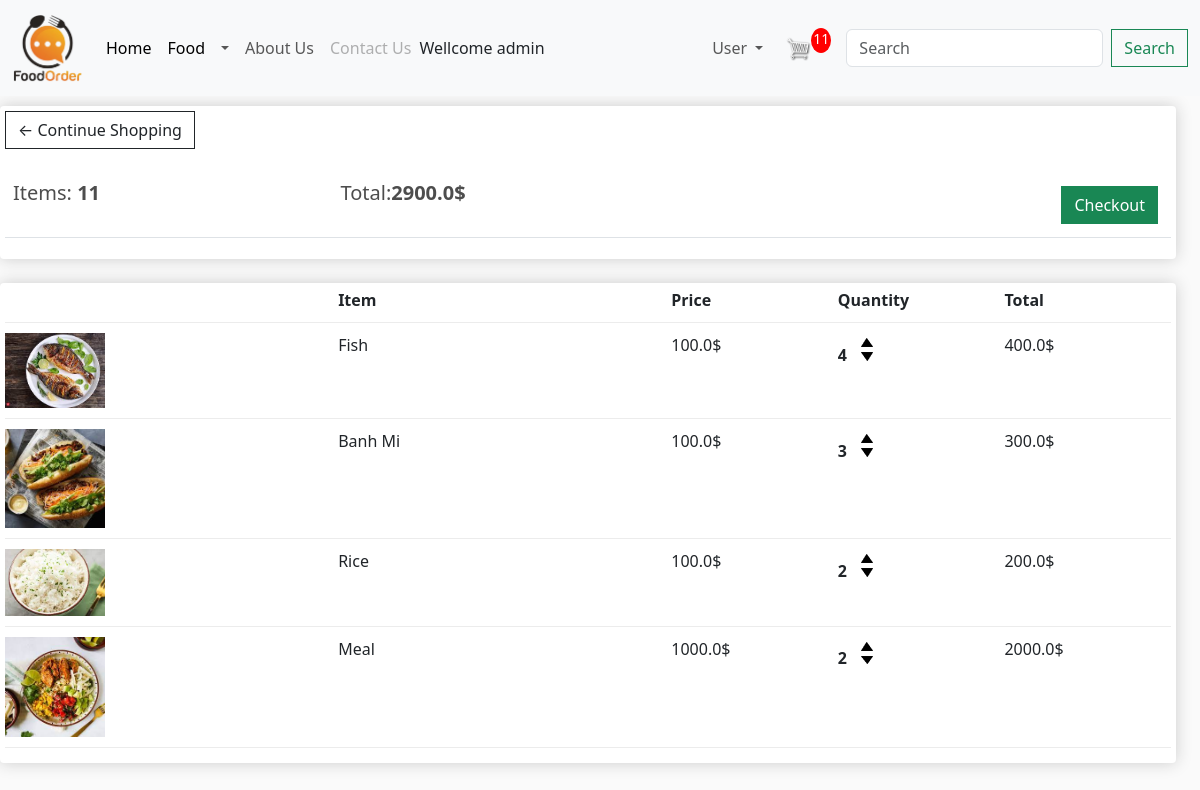
The app's page /cart/ (signed in) with its own data.
### app/models.py (models this page shows, shortened)
class Order(models.Model):
    customer = models.ForeignKey(User,on_delete=models.SET_NULL,blank=True, null=True)
    date_order = models.DateTimeField(auto_now_add=True)
    complete = models.BooleanField(default=False, null=True,blank=False)
    transaction_id = models.CharField(max_length=200, null=True)
    @property
    def get_cart_items(self):
        orderitems = self.orderitem_set.all()
        total = sum([item.quantity for item in orderitems])
        return total
    @property
    def get_cart_total(self):
        orderitems = self.orderitem_set.all()
        total = sum([item.get_total for item in orderitems])
        return total

class OrderItem(models.Model):
    product = models.ForeignKey(Product,on_delete=models.SET_NULL,blank=True, null=True)
    order = models.ForeignKey(Order,on_delete=models.SET_NULL,blank=True, null=True)
    quantity = models.IntegerField(default=0, null=True, blank=True)
    date_added = models. DateTimeField(auto_now_add=True)
    @property
    def get_total(self):
        total = self.product.price * self.quantity
        return total

class Product(models.Model):
    name = models.CharField(max_length=200,null=True)
    price = models. FloatField()
    digital = models.BooleanField(default=False, null=True,blank=False)
    category = models.ManyToManyField(Category, related_name='product')
    image = models.ImageField(null=True, blank=True)
    detail = models.TextField(null=True, blank=True)
    @property
    def ImageURL(self):
        try:
            url = self.image.url
        except:
            url = ''
        return url

### app/views.py (the view)
# urls.py: path('cart/', views.cart, name="cart"),
def cart(request):
    if request.user.is_authenticated:
        customer = request.user
        order, created = Order.objects.get_or_create(customer = customer, complete = False)
        items = order.orderitem_set.all()
        cartItems = order.get_cart_items
        user_not_login = "hidden"
        user_login = "show"
    else:
        items = []
        order = {'get_cart_items':0, 'get_cart_total':0}
        cartItems = order['get_cart_items']
        user_not_login = "show"
        user_login = "hidden"
    categories = Category.objects.filter(is_sub=False)
    context={'items': items, 'order':order, 'cartItems': cartItems, 'user_not_login':user_not_login,'user_login':user_login, 'categories':categories }
    return render(request, 'app/cart.html', context)

### app/templates/app/cart.html
{% extends 'app/base.html' %}
{% load static %}
{% block cart_content %}
<div class="row" style="width:100%;">
	<div class="col-lg-12">
		<div class="box-element">
			<a  class="btn btn-outline-dark" href="{% url 'food' %}">&#x2190; Continue Shopping</a>
			<br>
			<br>
			<table class="table">
				<tr>
					<th><h5>Items: <strong>{{order.get_cart_items}}</strong></h5></th>
					<th><h5>Total:<strong>{{order.get_cart_total}}$</strong></h5></th>
					<th>
						<a  style="float:right; margin:5px;" class="btn btn-success" href="{% url 'checkout' %}">Checkout</a>
					</th>
				</tr>
			</table>
		</div>
		<br>
		<div class="box-element">
			<div class="cart-row">
				<div style="flex:2"></div>
				<div style="flex:2"><strong>Item</strong></div>
				<div style="flex:1"><strong>Price</strong></div>
				<div style="flex:1"><strong>Quantity</strong></div>
				<div style="flex:1"><strong>Total</strong></div>
			</div>
			{% for item in items %}
			<div class="cart-row">
				<div style="flex:2"><img class="row-image" src="{{item.product.ImageURL}}"></div>
				<div style="flex:2"><p>{{item.product.name}}</p></div>
				<div style="flex:1"><p>{{item.product.price}}$</p></div>
				<div style="flex:1">
					<p class="quantity">{{item.quantity}}</p>
					<div class="quantity">
						<img data-product = {{item.product.id}} data-action = 'add' class="chg-quantity update-cart" src="{% static  'app/images/arrow-up.png' %}">
						<img data-product = {{item.product.id}} data-action = 'remove' class="chg-quantity update-cart" src="{% static  'app/images/arrow-down.png' %}">
					</div>
				</div>
				<div style="flex:1"><p>{{item.get_total}}$</p></div>
			</div>
			{% endfor %}
		</div>
	</div>
</div>
{% endblock cart_content %}

### app/templates/app/base.html (shortened to what this page needs)
{%load static %}
<!DOCTYPE html>
<html>
    <head>
        <link href="https://cdn.jsdelivr.net/npm/bootstrap@5.3.0-alpha3/dist/css/bootstrap.min.css" rel="stylesheet">
        <link href="{%static 'app/css/style.css' %}" rel="stylesheet" />
        <link href="{%static 'app/css/owl.carousel.min.css' %}" rel="stylesheet" />
        <link rel="stylesheet" href="{%static 'app/css/all.min.css' %}"  />
        <link rel="stylesheet" href="{%static 'app/css/main.css' %}"  />
    </head>
    <body>
        <nav class="navbar navbar-expand-lg bg-body-tertiary">
            <div class="container-fluid">
              <a class="navbar-brand" href="{% url 'home' %}">
                <img src=" {%static 'app/images/logo.png'%}" width="70" height="70" />
              </a>
              <div class="collapse navbar-collapse" id="navbarSupportedContent">
                <ul class="navbar-nav me-auto mb-2 mb-lg-0">
                  <li class="nav-item">
                    <a class="nav-link active" aria-current="page" href="{% url 'home' %}">Home</a>
                  </li>
                  <li class="nav-item">
                    <a class="nav-link active" aria-current="page" href="{% url 'food' %}">Food</a>
                  </li>
                  <li class="nav-item dropdown">
                    <a class="nav-link dropdown-toggle" href="#" role="button" data-bs-toggle="dropdown" aria-expanded="false"></a>
                  </li>
                  <li class="nav-item">
                    <a class="nav-link" href="#">About Us</a>
                  </li>
                  <li class="nav-item">
                    <a class="nav-link disabled">Contact Us</a>
                  </li>
                </ul>
                <div class="collapse navbar-collapse " id="navbarSupportedContent" style="visibility:{{ user_login}};">
                  <span>Wellcome {{request.user}}</span>
                </div>
                <ul class="navbar-nav  me-right mb-2 mb-lg-0">
                  <li class="nav-item dropdown">
                    <a class="nav-link dropdown-toggle" href="#" role="button" data-bs-toggle="dropdown" aria-expanded="false">
                      User
                    </a>
                  </li>
                </ul>
                <a class="nav-link" href="{% url 'cart'%}"> <img id="cart-icon" src="{% static 'images/cart.png' %}"> </a> <p id="cart-total" style="margin-right: 15px;">{{cartItems}}</p>
                <form class="d-flex" role="search" method="POST" action="{% url 'search' %}" >
                  <input class="form-control me-2" type="search" placeholder="Search" aria-label="Search" name="searched" required>
                  <button class="btn btn-outline-success" type="submit">Search</button>
                </form>
              </div>
            </div>
          </nav>
        {% block cart_content %} {% endblock cart_content%}
    </body>
</html>

### app/static/app/css/main.css (style rules this page uses)
body { background-color: hsl(0, 0%, 98%); }
h1,h2,h3,h4,h5,h6 { color:hsl(0, 0%, 30%); }
.box-element { box-shadow:hsl(0, 0%, 80%) 0 0 16px; background-color: #fff; border-radius: 4px; padding: 5px; }
#cart-icon { width:25px; display: inline-block; margin-left: 15px; }
#cart-total { display: block; text-align: center; color:#fff; background-color: red; width: 20px; height: 25px; border-radius: 50%; font-size: 14px; }
.col-lg-3, .col-lg-4, .col-lg-6, .col-lg-8, .col-lg-12 { margin-top: 10px; }
.btn { border-radius: 0; }
.row-image { width: 100px; }
.cart-row { display: flex; align-items: flex-stretch; padding-bottom: 10px; margin-bottom: 10px; border-bottom: 1px solid #ececec; }
.quantity { display: inline-block; font-weight: 700; padding-right:10px; }
.chg-quantity { width: 12px; cursor: pointer; display: block; margin-top: 5px; transition:.1s; }

### records on screen
Order: get_cart_items "11", get_cart_total "2900.0"
OrderItem: product.ImageURL (picture), product.name "Fish", product.price "100.0", quantity "4", get_total "400.0"
OrderItem: product.ImageURL (picture), product.name "Banh Mi", product.price "100.0", quantity "3", get_total "300.0"
OrderItem: product.ImageURL (picture), product.name "Rice", product.price "100.0", quantity "2", get_total "200.0"
OrderItem: product.ImageURL (picture), product.name "Meal", product.price "1000.0", quantity "2", get_total "2000.0"

### other values on screen
{{ request.user }} "admin"
{{ cartItems }} "11"
